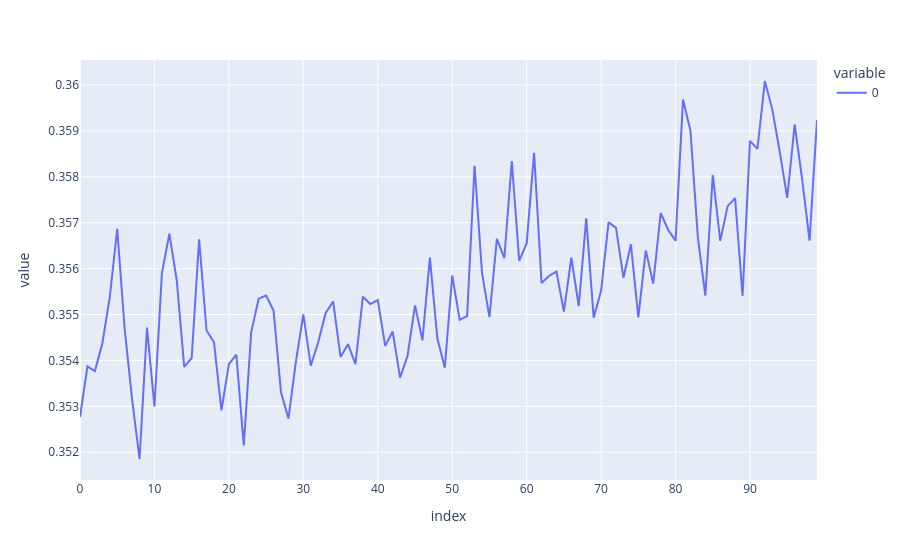

Notebook code for this chart:
### Code cell
plotly.plot(history.history['loss'],kind='line')
plotly.plot(history.history['val_loss'],kind='line')

### Figure 1 — Plotly figure (JSON) as saved in the notebook; plotly's stock layout.template omitted (floating-point values rounded to 4 significant figures)
{"data": [{"hovertemplate": "variable=0<br>index=%{x}<br>value=%{y}<extra></extra>", "legendgroup": "0", "line": {"color": "#636efa", "dash": "solid"}, "marker": {"symbol": "circle"}, "mode": "lines", "name": "0", "orientation": "v", "showlegend": true, "type": "scatter", "x": [0, 1, 2, 3, 4, 5, 6, 7, 8, 9, 10, 11, 12, 13, 14, 15, 16, 17, 18, 19, 20, 21, 22, 23, 24, 25, 26, 27, 28, 29, 30, 31, 32, 33, 34, 35, 36, 37, 38, 39, 40, 41, 42, 43, 44, 45, 46, 47, 48, 49, 50, 51, 52, 53, 54, 55, 56, 57, 58, 59, 60, 61, 62, 63, 64, 65, 66, 67, 68, 69, 70, 71, 72, 73, 74, 75, 76, 77, 78, 79, 80, 81, 82, 83, 84, 85, 86, 87, 88, 89, 90, 91, 92, 93, 94, 95, 96, 97, 98, 99], "xaxis": "x", "y": [0.3528, 0.3539, 0.3538, 0.3544, 0.3554, 0.3569, 0.3547, 0.3532, 0.3519, 0.3547, 0.353, 0.3559, 0.3568, 0.3557, 0.3539, 0.3541, 0.3566, 0.3547, 0.3544, 0.3529, 0.3539, 0.3541, 0.3522, 0.3546, 0.3553, 0.3554, 0.3551, 0.3533, 0.3527, 0.354, 0.355, 0.3539, 0.3544, 0.355, 0.3553, 0.3541, 0.3544, 0.3539, 0.3554, 0.3552, 0.3553, 0.3543, 0.3546, 0.3536, 0.3541, 0.3552, 0.3544, 0.3562, 0.3545, 0.3538, 0.3559, 0.3549, 0.355, 0.3582, 0.3559, 0.3549, 0.3566, 0.3562, 0.3583, 0.3562, 0.3566, 0.3585, 0.3557, 0.3558, 0.3559, 0.3551, 0.3562, 0.3552, 0.3571, 0.3549, 0.3555, 0.357, 0.3569, 0.3558, 0.3565, 0.3549, 0.3564, 0.3557, 0.3572, 0.3568, 0.3566, 0.3597, 0.359, 0.3567, 0.3554, 0.358, 0.3566, 0.3574, 0.3575, 0.3554, 0.3588, 0.3586, 0.3601, 0.3595, 0.3585, 0.3575, 0.3591, 0.358, 0.3566, 0.3592], "yaxis": "y"}], "layout": {"legend": {"title": {"text": "variable"}, "tracegroupgap": 0}, "margin": {"t": 60}, "xaxis": {"anchor": "y", "domain": [0, 1], "title": {"text": "index"}}, "yaxis": {"anchor": "x", "domain": [0, 1], "title": {"text": "value"}}}}
